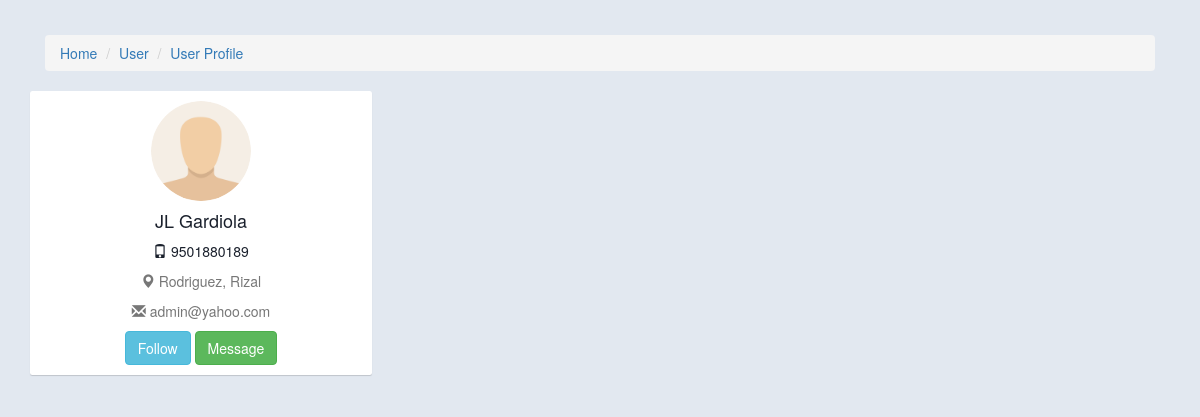
Screenshot of /profile.php?profile=1 with the database file from the repository.
### tables this page shows
CREATE TABLE `tblstudent` (
  `id` int(11) NOT NULL,
  `first_name` varchar(255) NOT NULL,
  `last_name` varchar(255) NOT NULL,
  `contact_number` bigint(20) NOT NULL,
  `email` varchar(255) NOT NULL,
  `address` text NOT NULL,
  `photo` varchar(255) NOT NULL,
  `creation_date` timestamp NOT NULL DEFAULT current_timestamp() ON UPDATE current_timestamp()
);

### profile.php (the view, shortened to what this page needs)
<?php
    require_once "conn.php";
    $eid = $_GET['profile'];
    $sql = mysqli_query($conn, "SELECT * FROM tblstudent WHERE id='$eid'");
    $result = mysqli_fetch_array($sql);
?>
<!DOCTYPE html>
<html lang="en">
<head>
    <link href="https://maxcdn.bootstrapcdn.com/bootstrap/3.3.0/css/bootstrap.min.css" rel="stylesheet">
    <link href="https://cdn.datatables.net/1.10.25/css/dataTables.bootstrap.min.css" rel="stylesheet">
</head>
<body>
    <div class="container">
        <div class="main-body">
            <nav aria-label="breadcrumb" class="main-breadcrubm">
                <ol class="breadcrumb">
                    <li class="breadcrumb-item"><a href="index.php">Home</a></li>
                    <li class="breadcrumb-item"><a href="index.php">User</a></li>
                    <li class="breadcrumb-item-active"><a href="#" aria-current="page">User Profile</a></li>
                </ol>
            </nav>
        <div class="row gutters-sm">
            <div class="col-md-mb3">
                <div class="card">
                    <div class="card-body">
                        <div class="d-flex flex-column align-items-center text-center">
                            <img src="<?php echo htmlentities(!empty($result->photo))? ' ' .htmlentities($result->photo): 'upload/default.png';?>" class="img-circle" width="100" height="100">
                            <div class="mt-3">
                                <h4><?php echo $result['first_name'].' '.$result['last_name'];?></h4>
                                <p class="text-secondary mb-1"><span class="glyphicon glyphicon-phone"></span> <?php echo $result['contact_number'];?></p>
                                <p class="text-muted font-size-sm"><span class="glyphicon glyphicon-map-marker"></span> <?php echo $result['address'];?></p>
                                <p class="text-muted font-size-sm"><span class="glyphicon glyphicon-envelope"></span> <?php echo $result['email'];?></p>
                                <button class="btn btn-info"> Follow</button>
                                <button class="btn btn-success"> Message</button>
                            </div>
                        </div>
                    </div>
                </div>
            </div>
        </div>
        </div>
    </div>
</body>
</html>

### profile.php (style rules this page uses)
body { margin-top: 20px; color: #1a202c; text-align: left; background-color: #e2e8f0; }
.main-body { padding: 15px; }
.card { box-shadow: 0 1px 0 rgba(0,0,0,.1),0 1px 2px 0 rgba(0,0,0,.06); }
.card { position: relative; display: flex; flex-direction: column; min-width: 0; word-wrap: break-word; background: #fff; background-clip: border-box; border: 0 solid rgba(0,0,0,.125); border-radius: .25rem; width: 30%; }
.card-body { flex: 1 1 auto; main-height: 1px; padding: 1rem; }

### rows the page displays
tblstudent: first_name "JL", last_name "Gardiola", contact_number "9501880189", address "Rodriguez, Rizal", email "admin@yahoo.com"
